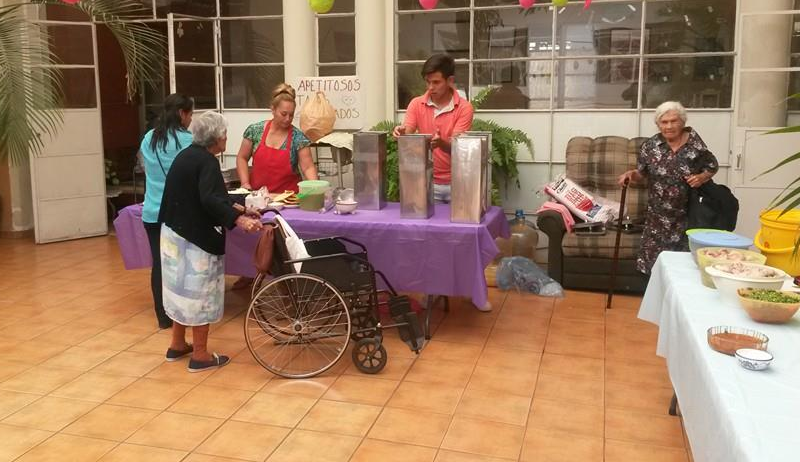

The image is a tile-based game level rendered from a .tmx file. Its description and complete source (layers, tilesets, objects, tile grids) follow:
An orthogonal 25x14 tile map with 32x33 px tiles, 1 tile layer (fondo) and 4 objects.

<map version="1.0" orientation="orthogonal" renderorder="right-down" width="25" height="14" tilewidth="32" tileheight="33" nextobjectid="6">
 <tileset firstgid="1" name="micky_escenario_1" tilewidth="32" tileheight="33" tilecount="480" columns="30">
  <image source="micky_escenario_1.png" width="960" height="540" />
 </tileset>
 <layer name="fondo" width="25" height="14">
  <data encoding="csv">
65,66,67,68,69,70,71,72,73,74,75,76,77,78,79,80,81,82,83,84,85,86,87,88,89,
95,96,97,98,99,100,101,102,103,104,105,106,107,108,109,110,111,112,113,114,115,116,117,118,119,
125,126,127,128,129,130,131,132,133,134,135,136,137,138,139,140,141,142,143,144,145,146,147,148,149,
155,156,157,158,159,160,161,162,163,164,165,166,167,168,169,170,171,172,173,174,175,176,177,178,179,
185,186,187,188,189,190,191,192,193,194,195,196,197,198,199,200,201,202,203,204,205,206,207,208,209,
215,216,217,218,219,220,221,222,223,224,225,226,227,228,229,230,231,232,233,234,235,236,237,238,239,
245,246,247,248,249,250,251,252,253,254,255,256,257,258,259,260,261,262,263,264,265,266,267,268,269,
275,276,277,278,279,280,281,282,283,284,285,286,287,288,289,290,291,292,293,294,295,296,297,298,299,
305,306,307,308,309,310,311,312,313,314,315,316,317,318,319,320,321,322,323,324,325,326,327,328,329,
335,336,337,338,339,340,341,342,343,344,345,346,347,348,349,350,351,352,353,354,355,356,357,358,359,
365,366,367,368,369,370,371,372,373,374,375,376,377,378,379,380,381,382,383,384,385,386,387,388,389,
395,396,397,398,399,400,401,402,403,404,405,406,407,408,409,410,411,412,413,414,415,416,417,418,419,
425,426,427,428,429,430,431,432,433,434,435,436,437,438,439,440,441,442,443,444,445,446,447,448,449,
455,456,457,458,459,460,461,462,463,464,465,466,467,468,469,470,471,472,473,474,475,476,477,478,479
</data>
 </layer>
 <objectgroup name="colisiones" offsetx="0" offsety="-1.33333">
  <object id="1" x="745.333" y="428.169">
   <polyline points="0,0 -11.9679,-33.7566 -38.5631,-82.6455 -57.1797,-121.059 -78.456,-168.783 -86.4346,-181.587 -124.997,-187.408 -184.837,-189.735 -216.751,-190.9 -253.985,-189.735 -265.953,-146.667 -311.164,-143.175 -333.771,-122.222 -388.29,-115.238 -473.396,-119.894 -543.872,-125.714 -587.754,-135.027 -602.382,-162.963 -618.339,-187.408 -619.669,-215.344 -679.508,-218.836 -742.007,-218.836 -744.667,1.16402 -1.32976,1.16402" />
  </object>
 </objectgroup>
 <objectgroup name="coleccionable1">
  <object id="4" x="535" y="313" width="80" height="58" />
 </objectgroup>
 <objectgroup name="coleccionable2">
  <object id="3" x="60" y="244" width="67" height="58" />
 </objectgroup>
 <objectgroup name="jugador">
  <object id="5" x="275" y="351" width="83" height="55" />
 </objectgroup>
</map>